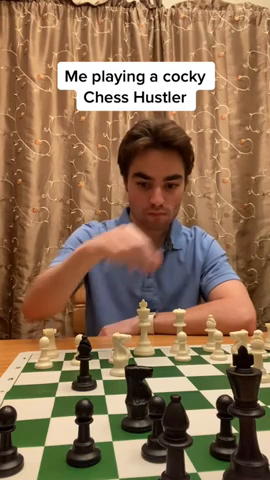
#> input picture frame 68 of Matrix Operation in ML/image compression/vid.mp4, 270 x 480 px
$ jupyter execute image_compression2.ipynb
#> lines starting #> are read from the running program, lines starting #| are printed output that depends on the picture
[cell 1]
import numpy as np
import cv2

[cell 2]
vid = cv2.VideoCapture('vid.mp4')
c_frame = 0
t_frame = int(vid.get(cv2.CAP_PROP_FRAME_COUNT))
w = int(vid.get(3))
h = int(vid.get(4))

fps = 30
sec = 5

fourcc = cv2.VideoWriter_fourcc(*'XVID')
v_writer = cv2.VideoWriter('output.mp4',fourcc,float(fps),(w,h))


while True:
    print("Current frame: ", c_frame, "/", t_frame)
    s, f = vid.read()
#> f is the input picture: shape (480, 270, 3); mean B, G, R 85.1, 112.9, 141.8

    r = f[:,:,0]
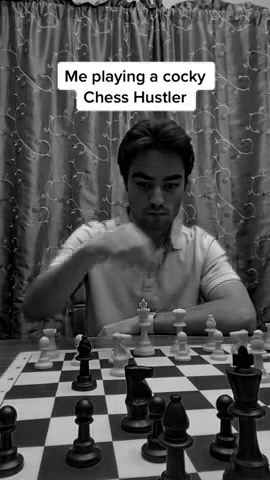
#> r: shape (480, 270); min 0, max 255, mean 85.1
    g = f[:,:,1]
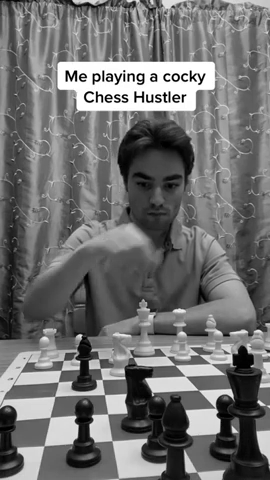
#> g: shape (480, 270); min 0, max 255, mean 112.9
    b = f[:,:,2]
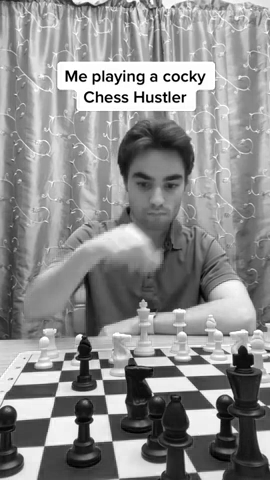
#> b: shape (480, 270); min 0, max 255, mean 141.8

    feature_arr = []
    bits = 32

    for i in [r,g,b]:
        U, sigma, VT = np.linalg.svd(i)
        features = np.dot(U[:,:bits],np.dot(np.diag(sigma[:bits]),VT[:bits,:]))
        feature_arr.append(features)
#> this loop made 3 passes
#> pass 1, `U, sigma, VT = np.linalg.svd(i)`:
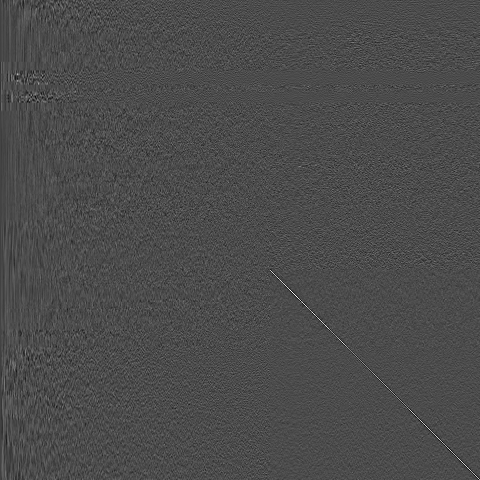
#> U: shape (480, 480) float64; min -0.316, max 0.744, mean -0.000131; drawn with min black and max white
#> pass 1, `U, sigma, VT = np.linalg.svd(i)`:
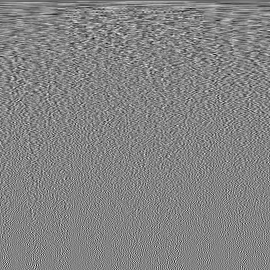
#> VT: shape (270, 270) float64; min -0.299, max 0.28, mean -0.000281; drawn with min black and max white
#> pass 1, `features = np.dot(U[:,:bits],np.dot(np.diag(sigma[:bits]),VT[:bits,:]))`:
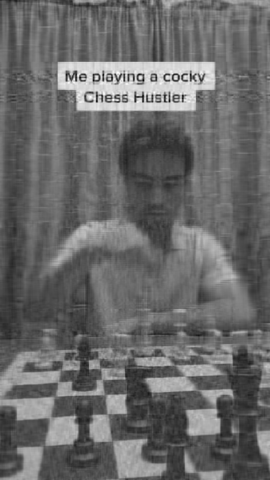
#> features: shape (480, 270) float64; min -77.89, max 315.6, mean 85.1; drawn with min black and max white
#> after the loop, feature_arr = 3 items

    rec_f = np.dstack((feature_arr[0],feature_arr[1],feature_arr[2]))
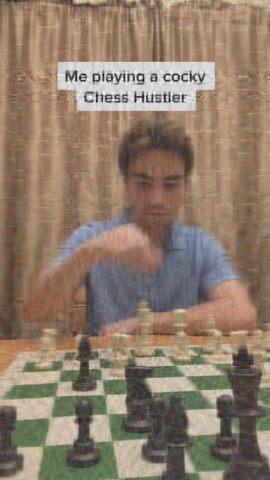
#> rec_f: shape (480, 270, 3) float64; mean of channels 0, 1, 2 85.1, 112.9, 141.8; drawn with min black and max white

    cv2.imwrite('image.png',rec_f)
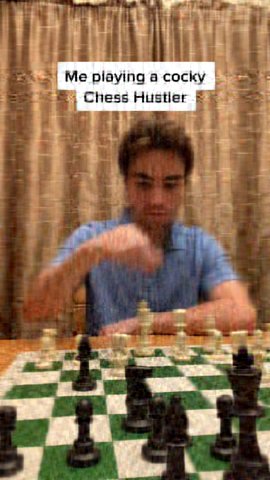
#> saved as image.png: shape (480, 270, 3); mean B, G, R 85, 112.8, 141.7

    v_writer.write(cv2.imread('image.png'))

    if c_frame >= t_frame / 2:
        break

    c_frame += 1

v_writer.release()

$ run again, starting later in the video
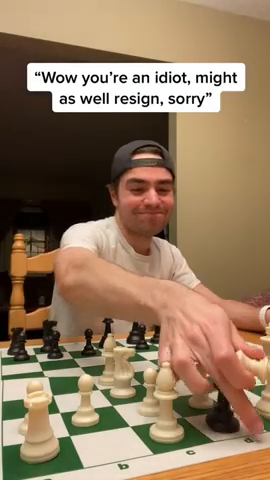
#> input picture frame 307 of Matrix Operation in ML/image compression/vid.mp4, 270 x 480 px
#> f is the input picture: shape (480, 270, 3); mean B, G, R 95.5, 122.4, 147.7
#> the loop `for i in [r,g,b]:` made 3 passes
#> after the loop `for i in [r,g,b]:`: feature_arr = 3 items
#> `rec_f = np.dstack((feature_arr[0],feature_arr[1],feature_arr[2]))`:
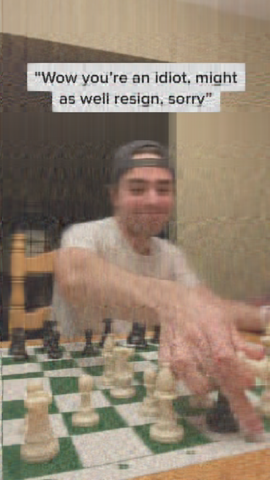
#> rec_f: shape (480, 270, 3) float64; mean of channels 0, 1, 2 95.5, 122.4, 147.7; drawn with min black and max white
#> `cv2.imwrite('image.png',rec_f)`:
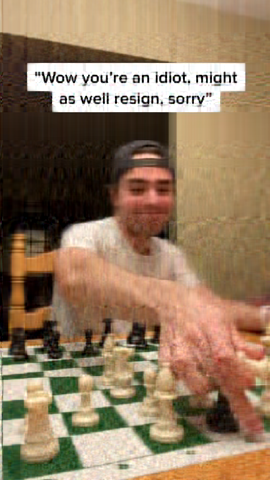
#> saved as image.png: shape (480, 270, 3); mean B, G, R 95.4, 122.3, 147.5

$ run again, starting later in the video
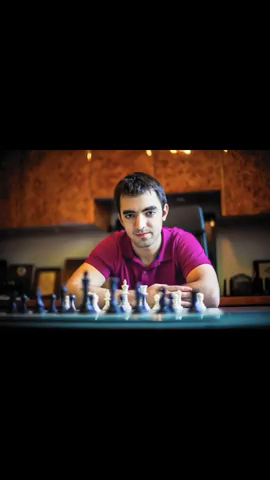
#> input picture frame 546 of Matrix Operation in ML/image compression/vid.mp4, 270 x 480 px
#> f is the input picture: shape (480, 270, 3); mean B, G, R 22.1, 24.8, 36.2
#> the loop `for i in [r,g,b]:` made 3 passes
#> pass 1, `U, sigma, VT = np.linalg.svd(i)`:
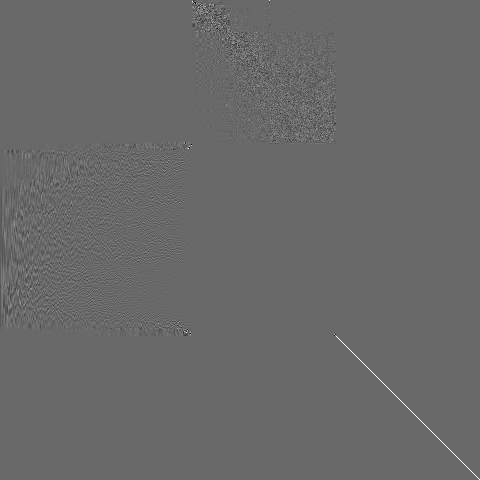
#> U: shape (480, 480) float64; min -0.701, max 1, mean 0.000619; drawn with min black and max white
#> pass 1, `U, sigma, VT = np.linalg.svd(i)`:
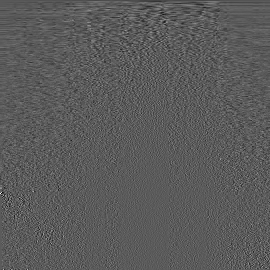
#> VT: shape (270, 270) float64; min -0.418, max 0.75, mean -0.000267; drawn with min black and max white
#> after the loop `for i in [r,g,b]:`: feature_arr = 3 items
